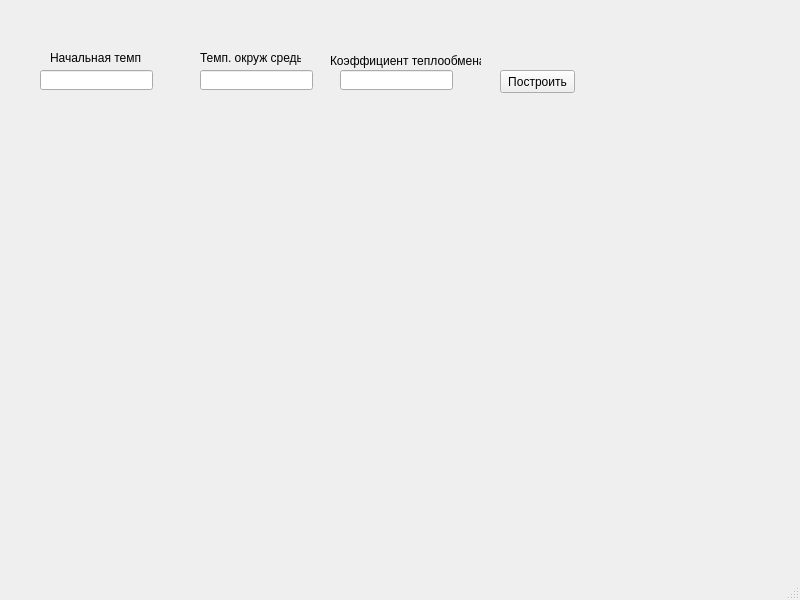
<?xml version="1.0" encoding="UTF-8"?>
<ui version="4.0">
 <class>MainWindow</class>
 <widget class="QMainWindow" name="MainWindow">
  <property name="geometry">
   <rect>
    <x>0</x>
    <y>0</y>
    <width>800</width>
    <height>600</height>
   </rect>
  </property>
  <property name="windowTitle">
   <string>MainWindow</string>
  </property>
  <widget class="QWidget" name="centralwidget">
   <widget class="QLineEdit" name="lineEdit">
    <property name="geometry">
     <rect>
      <x>40</x>
      <y>70</y>
      <width>113</width>
      <height>20</height>
     </rect>
    </property>
   </widget>
   <widget class="QLineEdit" name="lineEdit_2">
    <property name="geometry">
     <rect>
      <x>200</x>
      <y>70</y>
      <width>113</width>
      <height>20</height>
     </rect>
    </property>
   </widget>
   <widget class="QLineEdit" name="lineEdit_3">
    <property name="geometry">
     <rect>
      <x>340</x>
      <y>70</y>
      <width>113</width>
      <height>20</height>
     </rect>
    </property>
   </widget>
   <widget class="QPushButton" name="pushButton">
    <property name="geometry">
     <rect>
      <x>500</x>
      <y>70</y>
      <width>75</width>
      <height>23</height>
     </rect>
    </property>
    <property name="text">
     <string>Построить</string>
    </property>
   </widget>
   <widget class="QWidget" name="widget" native="true">
    <property name="geometry">
     <rect>
      <x>50</x>
      <y>140</y>
      <width>661</width>
      <height>381</height>
     </rect>
    </property>
   </widget>
   <widget class="QLabel" name="label">
    <property name="geometry">
     <rect>
      <x>50</x>
      <y>50</y>
      <width>91</width>
      <height>16</height>
     </rect>
    </property>
    <property name="text">
     <string>Начальная темп</string>
    </property>
   </widget>
   <widget class="QLabel" name="label_2">
    <property name="geometry">
     <rect>
      <x>200</x>
      <y>50</y>
      <width>101</width>
      <height>16</height>
     </rect>
    </property>
    <property name="text">
     <string>Темп. окруж среды</string>
    </property>
   </widget>
   <widget class="QLabel" name="label_3">
    <property name="geometry">
     <rect>
      <x>330</x>
      <y>50</y>
      <width>151</width>
      <height>21</height>
     </rect>
    </property>
    <property name="text">
     <string>Коэффициент теплообмена</string>
    </property>
   </widget>
  </widget>
  <widget class="QMenuBar" name="menubar">
   <property name="geometry">
    <rect>
     <x>0</x>
     <y>0</y>
     <width>800</width>
     <height>21</height>
    </rect>
   </property>
  </widget>
  <widget class="QStatusBar" name="statusbar"/>
 </widget>
 <resources/>
 <connections/>
</ui>
